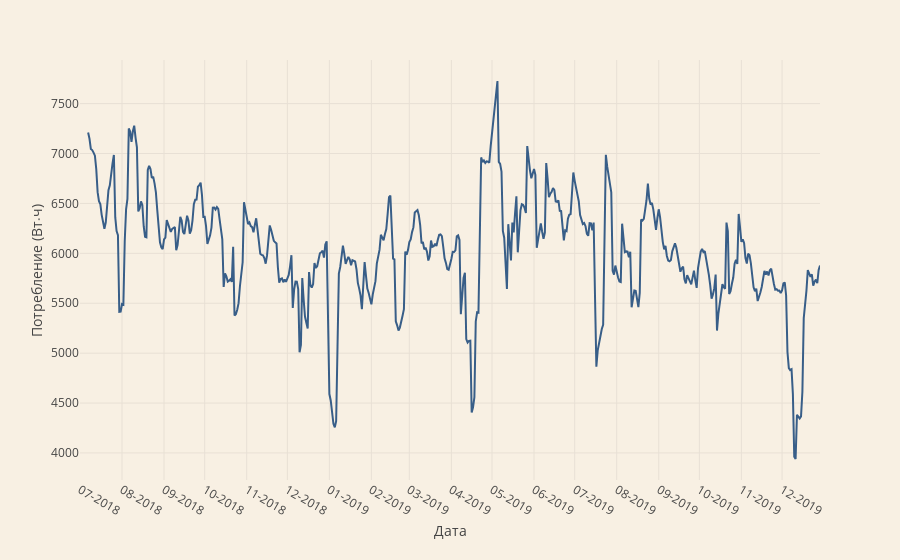

Write notebook code for a chart like this one.
### Markdown cell above
### Total Load

### Code cell
fig = px.line(total_load_df.rolling(7).mean())
fig.update(layout_showlegend=False)
fig.update_layout(xaxis_title="Дата",
                  yaxis_title="Потребление (Вт⋅ч)")
fig.update_xaxes(
    dtick="M1",   # display x-ticks every month
    tickformat="%m-%Y"  # date format
) 
fig

### Figure 1 — Plotly figure (JSON) as saved in the notebook; plotly's stock layout.template omitted (floating-point values rounded to 4 significant figures; data arrays with more than 128 entries replaced by an {"elided": "..."} marker saying what was removed)
{"data": [{"hovertemplate": "variable=0<br>Date=%{x}<br>value=%{y}<extra></extra>", "legendgroup": "0", "line": {"color": "#385E88", "dash": "solid"}, "marker": {"symbol": "circle"}, "mode": "lines", "name": "0", "orientation": "v", "showlegend": true, "type": "scatter", "x": {"elided": "547 str values"}, "xaxis": "x", "y": {"elided": "547 float values"}, "yaxis": "y"}], "layout": {"legend": {"title": {"text": "variable"}, "tracegroupgap": 0}, "margin": {"t": 60}, "showlegend": false, "xaxis": {"anchor": "y", "domain": [0, 1], "dtick": "M1", "tickformat": "%m-%Y", "title": {"text": "Дата"}}, "yaxis": {"anchor": "x", "domain": [0, 1], "title": {"text": "Потребление (Вт⋅ч)"}}}}
